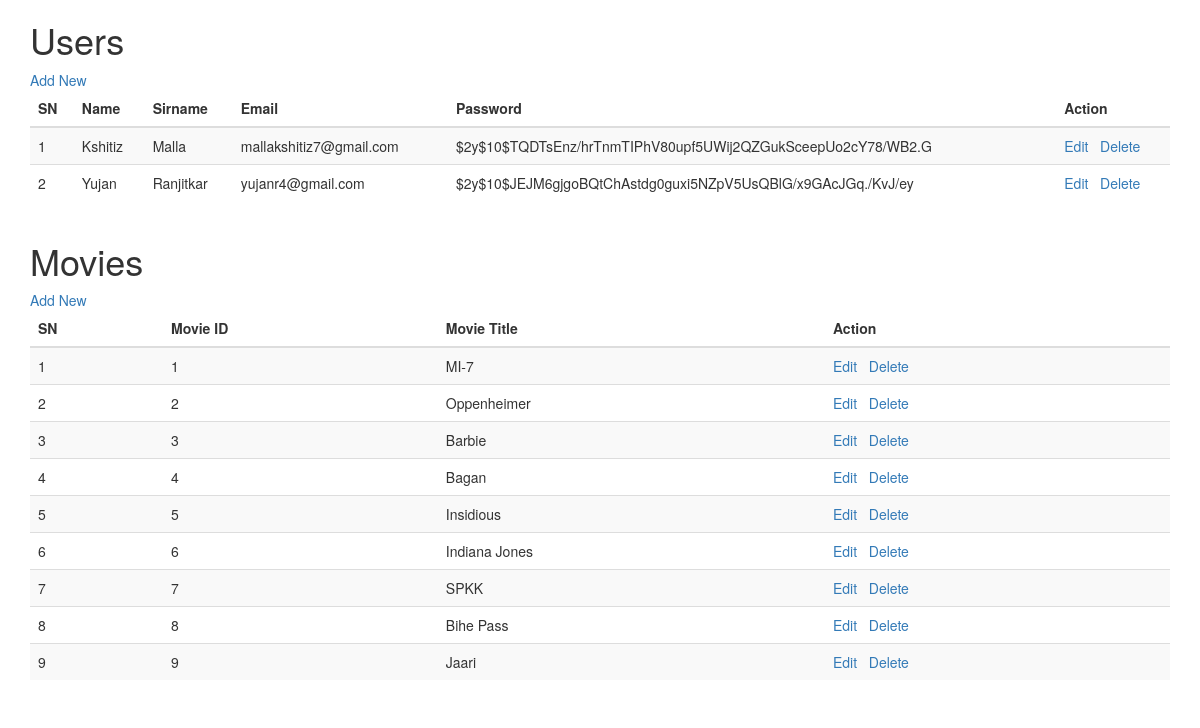
Page /admin/index.php on the earlier database version.
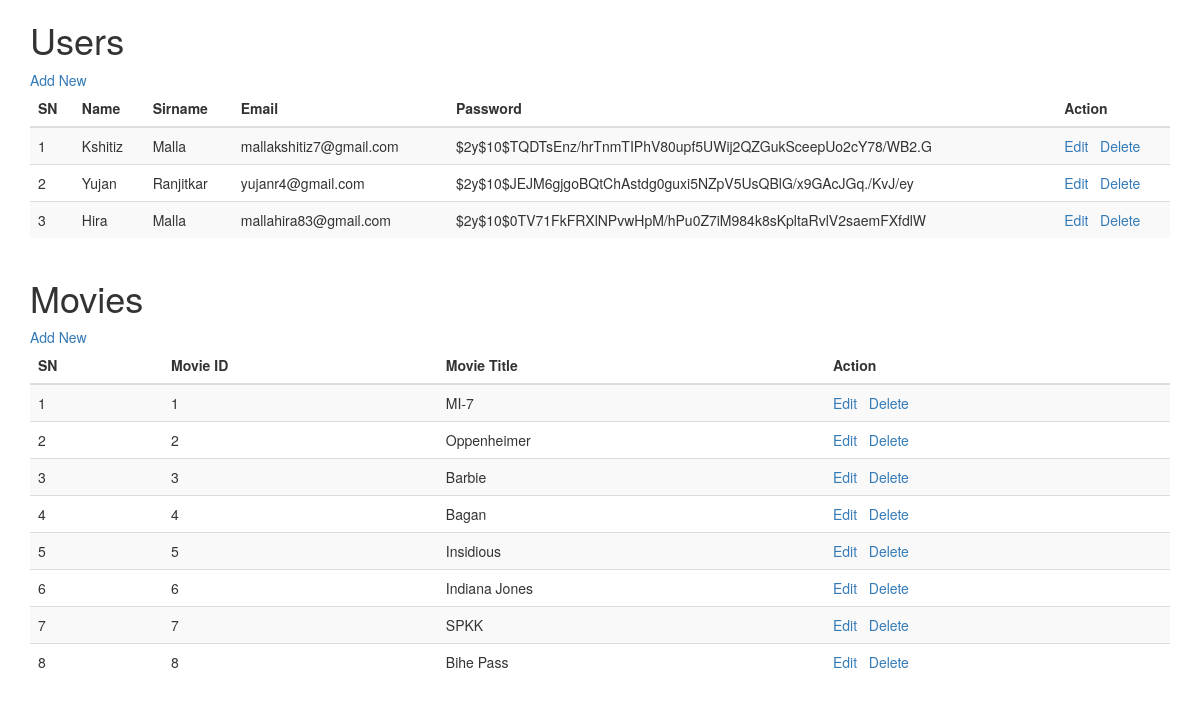
Same page on the later database version.
### tables this page shows
CREATE TABLE `users` (
  `cust_id` int(11) NOT NULL COMMENT 'Customer ID',
  `fname` varchar(100) NOT NULL COMMENT 'First Name',
  `lname` varchar(100) NOT NULL COMMENT 'Last Name',
  `cust_email` varchar(150) NOT NULL COMMENT 'Customer Email',
  `cust_pass` varchar(255) NOT NULL COMMENT 'Customer Password'
);

CREATE TABLE `movietable` (
  `movie_id` int(10) NOT NULL COMMENT 'ID',
  `movieimg` longblob NOT NULL,
  `movieTitle` varchar(100) NOT NULL COMMENT 'Title',
  `movieGenre` varchar(100) NOT NULL COMMENT 'Genre',
  `movieDuration` varchar(50) NOT NULL COMMENT 'Duration',
  `movieRelDate` date NOT NULL COMMENT 'Release Date',
  `movieDirector` varchar(100) NOT NULL COMMENT 'Director',
  `movieActors` varchar(200) NOT NULL COMMENT 'Actors',
  `iframe` varchar(250) NOT NULL,
  `description` varchar(250) NOT NULL,
  `rating` float NOT NULL COMMENT 'rating'
);

### admin/index.php (the view, shortened to what this page needs)
<?php
require_once('../connect.php');
$sql = "SELECT * FROM users";
$query = "SELECT movie_id, movieTitle FROM movietable";
$results = mysqli_query($con,$sql);
$movieresults = mysqli_query($con,$query);
?>
<!DOCTYPE html>
<html lang="en">
<head>
  	<link rel="stylesheet" href="https://maxcdn.bootstrapcdn.com/bootstrap/3.4.1/css/bootstrap.min.css">
</head>
<body>
	<div class="container">
		<h1>Users</h1>
		<a href="create.php">Add New</a>
		<?php if ($results->num_rows > 0):?>
		<table class="table table-striped">
			<thead>
				<tr>
					<th>SN</th>
					<th>Name</th>
					<th>Sirname</th>
					<th>Email</th>
					<th>Password</th>
					<th>Action</th>
				</tr>
			</thead>
			<tbody>
				<?php $sn=1;?>
				<?php while($row = $results->fetch_assoc()):?>
					<tr>
						<td><?php echo $sn++;?></td>
						<td><?php echo $row['fname'];?></td>
						<td><?php echo $row['lname'];?></td>
						<td><?php echo $row['cust_email'];?></td>
						<td><?php echo $row['cust_pass'];?></td>
						<td>
							<a href='edit.php?id=<?php echo $row['cust_id'];?>'>Edit</a>&nbsp;&nbsp;
							<a href='javascript:void(0)' onclick="deleteRecord(<?php echo $row['cust_id'];?>)">Delete</a>
						</td>
					</tr>
				<?php endwhile;?>
			</tbody>
		</table>
		<?php else:?>
			<h3>No Records</h3>
		<?php endif;?>
	</div>
	<div class="container">
		<h1>Movies</h1>
		<a href="addMovie.php">Add New</a>
		<?php if ($movieresults->num_rows > 0):?>
		<table class="table table-striped">
			<thead>
				<tr>
					<th>SN</th>
					<th>Movie ID</th>
					<th>Movie Title</th>
					<th>Action</th>
				</tr>
			</thead>
			<tbody>
				<?php $snn=1;?>
				<?php while($row = $movieresults->fetch_assoc()):?>
					<tr>
						<td><?php echo $snn++;?></td>
						<td><?php echo $row['movie_id'];?></td>
						<td><?php echo $row['movieTitle'];?></td>
						<td>
							<a href='editMovie.php?id=<?php echo $row['movie_id'];?>'>Edit</a>&nbsp;&nbsp;
							<a href='javascript:void(0)' onclick="deleteMovie(<?php echo $row['movie_id'];?>)">Delete</a>
						</td>
					</tr>
				<?php endwhile;?>
			</tbody>
		</table>
		<?php else:?>
			<h3>No Records</h3>
		<?php endif;?>
	</div>
</body>
</html>

Differences in the rows shown:
removed movietable: movie_id "9", movieTitle "Jaari"
added users: fname "Hira", lname "Malla", cust_email "mallahira83@gmail.com", cust_pass "$2y$10$0TV71FkFRXlNPvwHpM/hPu0Z7iM984k8sKpltaRvlV2saemFXfdlW"
